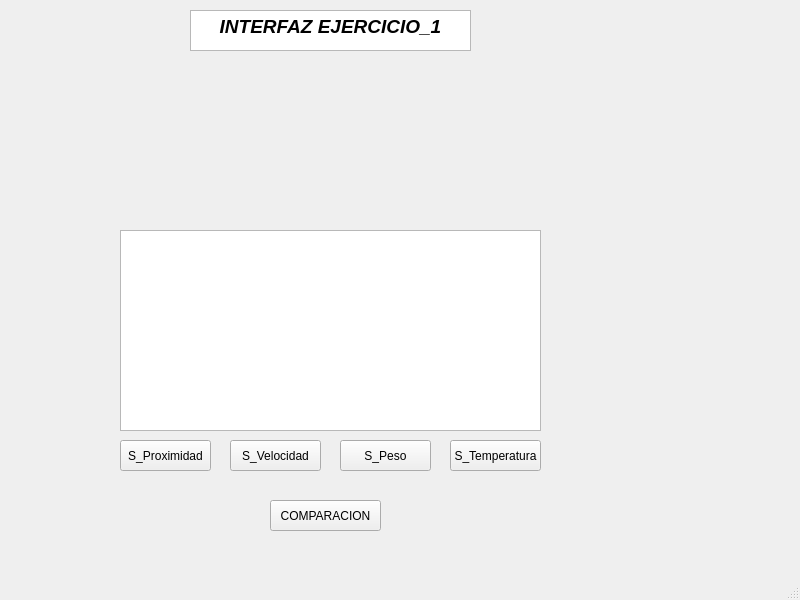
<?xml version="1.0" encoding="UTF-8"?>
<ui version="4.0">
 <class>Ejercicio_1</class>
 <widget class="QMainWindow" name="Ejercicio_1">
  <property name="geometry">
   <rect>
    <x>0</x>
    <y>0</y>
    <width>800</width>
    <height>600</height>
   </rect>
  </property>
  <property name="windowTitle">
   <string>MainWindow</string>
  </property>
  <widget class="QWidget" name="centralwidget">
   <widget class="QTextBrowser" name="textBrowser">
    <property name="geometry">
     <rect>
      <x>190</x>
      <y>10</y>
      <width>281</width>
      <height>41</height>
     </rect>
    </property>
    <property name="html">
     <string>&lt;!DOCTYPE HTML PUBLIC &quot;-//W3C//DTD HTML 4.0//EN&quot; &quot;http://www.w3.org/TR/REC-html40/strict.dtd&quot;&gt;
&lt;html&gt;&lt;head&gt;&lt;meta name=&quot;qrichtext&quot; content=&quot;1&quot; /&gt;&lt;style type=&quot;text/css&quot;&gt;
p, li { white-space: pre-wrap; }
&lt;/style&gt;&lt;/head&gt;&lt;body style=&quot; font-family:'MS Shell Dlg 2'; font-size:8.25pt; font-weight:400; font-style:normal;&quot;&gt;
&lt;p align=&quot;center&quot; style=&quot; margin-top:0px; margin-bottom:0px; margin-left:0px; margin-right:0px; -qt-block-indent:0; text-indent:0px;&quot;&gt;&lt;span style=&quot; font-size:14pt; font-weight:600; font-style:italic;&quot;&gt;INTERFAZ EJERCICIO_1&lt;/span&gt;&lt;/p&gt;&lt;/body&gt;&lt;/html&gt;</string>
    </property>
   </widget>
   <widget class="QPushButton" name="S_Proximidad">
    <property name="geometry">
     <rect>
      <x>120</x>
      <y>440</y>
      <width>91</width>
      <height>31</height>
     </rect>
    </property>
    <property name="text">
     <string>S_Proximidad</string>
    </property>
   </widget>
   <widget class="QPushButton" name="S_Velocidad">
    <property name="geometry">
     <rect>
      <x>230</x>
      <y>440</y>
      <width>91</width>
      <height>31</height>
     </rect>
    </property>
    <property name="text">
     <string>S_Velocidad</string>
    </property>
   </widget>
   <widget class="QPushButton" name="S_Peso">
    <property name="geometry">
     <rect>
      <x>340</x>
      <y>440</y>
      <width>91</width>
      <height>31</height>
     </rect>
    </property>
    <property name="text">
     <string>S_Peso</string>
    </property>
   </widget>
   <widget class="QPushButton" name="S_Temperatura">
    <property name="geometry">
     <rect>
      <x>450</x>
      <y>440</y>
      <width>91</width>
      <height>31</height>
     </rect>
    </property>
    <property name="text">
     <string>S_Temperatura</string>
    </property>
   </widget>
   <widget class="QPushButton" name="Comparacion">
    <property name="geometry">
     <rect>
      <x>270</x>
      <y>500</y>
      <width>111</width>
      <height>31</height>
     </rect>
    </property>
    <property name="text">
     <string>COMPARACION</string>
    </property>
   </widget>
   <widget class="QTableWidget" name="Tabla">
    <property name="geometry">
     <rect>
      <x>120</x>
      <y>230</y>
      <width>421</width>
      <height>201</height>
     </rect>
    </property>
   </widget>
   <widget class="QLabel" name="label">
    <property name="geometry">
     <rect>
      <x>170</x>
      <y>60</y>
      <width>321</width>
      <height>161</height>
     </rect>
    </property>
    <property name="text">
     <string/>
    </property>
    <property name="pixmap">
     <pixmap>../Spyder/Imagenes/Img_12.jpg</pixmap>
    </property>
    <property name="scaledContents">
     <bool>true</bool>
    </property>
   </widget>
  </widget>
  <widget class="QMenuBar" name="menubar">
   <property name="geometry">
    <rect>
     <x>0</x>
     <y>0</y>
     <width>800</width>
     <height>21</height>
    </rect>
   </property>
  </widget>
  <widget class="QStatusBar" name="statusbar"/>
 </widget>
 <resources/>
 <connections/>
</ui>
